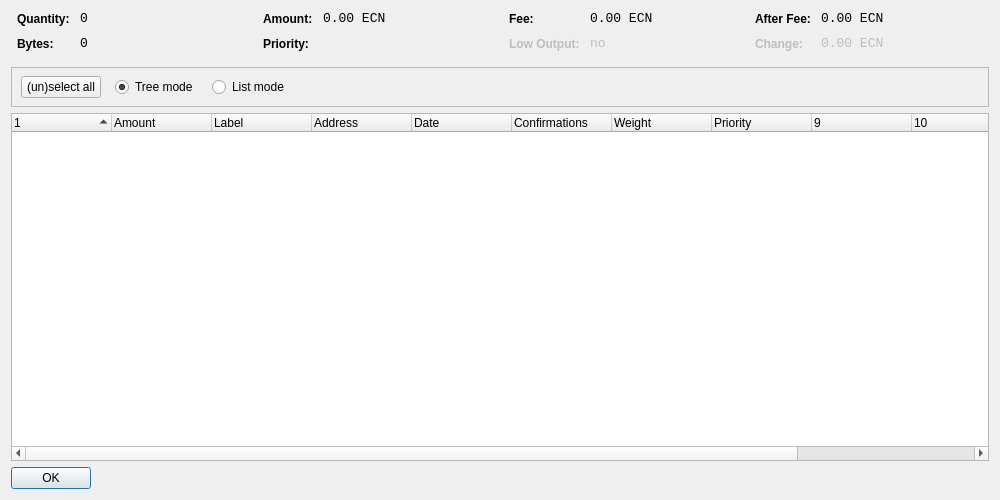
<?xml version="1.0" encoding="UTF-8"?>
<ui version="4.0">
 <class>CoinControlDialog</class>
 <widget class="QWidget" name="CoinControlDialog">
  <property name="geometry">
   <rect>
    <x>0</x>
    <y>0</y>
    <width>1000</width>
    <height>500</height>
   </rect>
  </property>
  <property name="windowTitle">
   <string>Coin Control</string>
  </property>
  <layout class="QVBoxLayout" name="verticalLayout">
   <item>
    <layout class="QHBoxLayout" name="horizontalLayoutTop" stretch="0,0,0,0">
     <property name="topMargin">
      <number>0</number>
     </property>
     <property name="bottomMargin">
      <number>10</number>
     </property>
     <item>
      <layout class="QFormLayout" name="formLayoutCoinControl1">
       <property name="horizontalSpacing">
        <number>10</number>
       </property>
       <property name="verticalSpacing">
        <number>10</number>
       </property>
       <property name="leftMargin">
        <number>6</number>
       </property>
       <property name="rightMargin">
        <number>6</number>
       </property>
       <item row="0" column="0">
        <widget class="QLabel" name="labelCoinControlQuantityText">
         <property name="styleSheet">
          <string notr="true">font-weight:bold;</string>
         </property>
         <property name="text">
          <string>Quantity:</string>
         </property>
        </widget>
       </item>
       <item row="0" column="1">
        <widget class="QLabel" name="labelCoinControlQuantity">
         <property name="font">
          <font>
           <family>Monospace</family>
           <pointsize>10</pointsize>
          </font>
         </property>
         <property name="cursor">
          <cursorShape>IBeamCursor</cursorShape>
         </property>
         <property name="contextMenuPolicy">
          <enum>Qt::ActionsContextMenu</enum>
         </property>
         <property name="text">
          <string notr="true">0</string>
         </property>
         <property name="textInteractionFlags">
          <set>Qt::LinksAccessibleByMouse|Qt::TextSelectableByKeyboard|Qt::TextSelectableByMouse</set>
         </property>
        </widget>
       </item>
       <item row="1" column="0">
        <widget class="QLabel" name="labelCoinControlBytesText">
         <property name="styleSheet">
          <string notr="true">font-weight:bold;</string>
         </property>
         <property name="text">
          <string>Bytes:</string>
         </property>
        </widget>
       </item>
       <item row="1" column="1">
        <widget class="QLabel" name="labelCoinControlBytes">
         <property name="font">
          <font>
           <family>Monospace</family>
           <pointsize>10</pointsize>
          </font>
         </property>
         <property name="cursor">
          <cursorShape>IBeamCursor</cursorShape>
         </property>
         <property name="contextMenuPolicy">
          <enum>Qt::ActionsContextMenu</enum>
         </property>
         <property name="text">
          <string notr="true">0</string>
         </property>
         <property name="textInteractionFlags">
          <set>Qt::LinksAccessibleByMouse|Qt::TextSelectableByKeyboard|Qt::TextSelectableByMouse</set>
         </property>
        </widget>
       </item>
      </layout>
     </item>
     <item>
      <layout class="QFormLayout" name="formLayoutCoinControl2">
       <property name="horizontalSpacing">
        <number>10</number>
       </property>
       <property name="verticalSpacing">
        <number>10</number>
       </property>
       <property name="leftMargin">
        <number>6</number>
       </property>
       <property name="rightMargin">
        <number>6</number>
       </property>
       <item row="0" column="0">
        <widget class="QLabel" name="labelCoinControlAmountText">
         <property name="styleSheet">
          <string notr="true">font-weight:bold;</string>
         </property>
         <property name="text">
          <string>Amount:</string>
         </property>
        </widget>
       </item>
       <item row="0" column="1">
        <widget class="QLabel" name="labelCoinControlAmount">
         <property name="font">
          <font>
           <family>Monospace</family>
           <pointsize>10</pointsize>
          </font>
         </property>
         <property name="cursor">
          <cursorShape>IBeamCursor</cursorShape>
         </property>
         <property name="contextMenuPolicy">
          <enum>Qt::ActionsContextMenu</enum>
         </property>
         <property name="text">
          <string notr="true">0.00 ECN</string>
         </property>
         <property name="textInteractionFlags">
          <set>Qt::LinksAccessibleByMouse|Qt::TextSelectableByKeyboard|Qt::TextSelectableByMouse</set>
         </property>
        </widget>
       </item>
       <item row="1" column="0">
        <widget class="QLabel" name="labelCoinControlPriorityText">
         <property name="styleSheet">
          <string notr="true">font-weight:bold;</string>
         </property>
         <property name="text">
          <string>Priority:</string>
         </property>
        </widget>
       </item>
       <item row="1" column="1">
        <widget class="QLabel" name="labelCoinControlPriority">
         <property name="font">
          <font>
           <family>Monospace</family>
           <pointsize>10</pointsize>
          </font>
         </property>
         <property name="cursor">
          <cursorShape>IBeamCursor</cursorShape>
         </property>
         <property name="contextMenuPolicy">
          <enum>Qt::ActionsContextMenu</enum>
         </property>
         <property name="text">
          <string/>
         </property>
         <property name="textInteractionFlags">
          <set>Qt::LinksAccessibleByMouse|Qt::TextSelectableByKeyboard|Qt::TextSelectableByMouse</set>
         </property>
        </widget>
       </item>
      </layout>
     </item>
     <item>
      <layout class="QFormLayout" name="formLayoutCoinControl3">
       <property name="horizontalSpacing">
        <number>10</number>
       </property>
       <property name="verticalSpacing">
        <number>10</number>
       </property>
       <property name="leftMargin">
        <number>6</number>
       </property>
       <property name="rightMargin">
        <number>6</number>
       </property>
       <item row="0" column="0">
        <widget class="QLabel" name="labelCoinControlFeeText">
         <property name="styleSheet">
          <string notr="true">font-weight:bold;</string>
         </property>
         <property name="text">
          <string>Fee:</string>
         </property>
        </widget>
       </item>
       <item row="0" column="1">
        <widget class="QLabel" name="labelCoinControlFee">
         <property name="font">
          <font>
           <family>Monospace</family>
           <pointsize>10</pointsize>
          </font>
         </property>
         <property name="cursor">
          <cursorShape>IBeamCursor</cursorShape>
         </property>
         <property name="contextMenuPolicy">
          <enum>Qt::ActionsContextMenu</enum>
         </property>
         <property name="text">
          <string notr="true">0.00 ECN</string>
         </property>
         <property name="textInteractionFlags">
          <set>Qt::LinksAccessibleByMouse|Qt::TextSelectableByKeyboard|Qt::TextSelectableByMouse</set>
         </property>
        </widget>
       </item>
       <item row="1" column="0">
        <widget class="QLabel" name="labelCoinControlLowOutputText">
         <property name="enabled">
          <bool>false</bool>
         </property>
         <property name="styleSheet">
          <string notr="true">font-weight:bold;</string>
         </property>
         <property name="text">
          <string>Low Output:</string>
         </property>
        </widget>
       </item>
       <item row="1" column="1">
        <widget class="QLabel" name="labelCoinControlLowOutput">
         <property name="enabled">
          <bool>false</bool>
         </property>
         <property name="font">
          <font>
           <family>Monospace</family>
           <pointsize>10</pointsize>
          </font>
         </property>
         <property name="cursor">
          <cursorShape>IBeamCursor</cursorShape>
         </property>
         <property name="contextMenuPolicy">
          <enum>Qt::ActionsContextMenu</enum>
         </property>
         <property name="text">
          <string>no</string>
         </property>
         <property name="textInteractionFlags">
          <set>Qt::LinksAccessibleByMouse|Qt::TextSelectableByKeyboard|Qt::TextSelectableByMouse</set>
         </property>
        </widget>
       </item>
      </layout>
     </item>
     <item>
      <layout class="QFormLayout" name="formLayoutCoinControl4">
       <property name="horizontalSpacing">
        <number>10</number>
       </property>
       <property name="verticalSpacing">
        <number>10</number>
       </property>
       <property name="leftMargin">
        <number>6</number>
       </property>
       <property name="rightMargin">
        <number>6</number>
       </property>
       <item row="0" column="0">
        <widget class="QLabel" name="labelCoinControlAfterFeeText">
         <property name="styleSheet">
          <string notr="true">font-weight:bold;</string>
         </property>
         <property name="text">
          <string>After Fee:</string>
         </property>
        </widget>
       </item>
       <item row="0" column="1">
        <widget class="QLabel" name="labelCoinControlAfterFee">
         <property name="font">
          <font>
           <family>Monospace</family>
           <pointsize>10</pointsize>
          </font>
         </property>
         <property name="cursor">
          <cursorShape>IBeamCursor</cursorShape>
         </property>
         <property name="contextMenuPolicy">
          <enum>Qt::ActionsContextMenu</enum>
         </property>
         <property name="text">
          <string notr="true">0.00 ECN</string>
         </property>
         <property name="textInteractionFlags">
          <set>Qt::LinksAccessibleByMouse|Qt::TextSelectableByKeyboard|Qt::TextSelectableByMouse</set>
         </property>
        </widget>
       </item>
       <item row="1" column="0">
        <widget class="QLabel" name="labelCoinControlChangeText">
         <property name="enabled">
          <bool>false</bool>
         </property>
         <property name="styleSheet">
          <string notr="true">font-weight:bold;</string>
         </property>
         <property name="text">
          <string>Change:</string>
         </property>
        </widget>
       </item>
       <item row="1" column="1">
        <widget class="QLabel" name="labelCoinControlChange">
         <property name="enabled">
          <bool>false</bool>
         </property>
         <property name="font">
          <font>
           <family>Monospace</family>
           <pointsize>10</pointsize>
          </font>
         </property>
         <property name="cursor">
          <cursorShape>IBeamCursor</cursorShape>
         </property>
         <property name="contextMenuPolicy">
          <enum>Qt::ActionsContextMenu</enum>
         </property>
         <property name="text">
          <string notr="true">0.00 ECN</string>
         </property>
         <property name="textInteractionFlags">
          <set>Qt::LinksAccessibleByMouse|Qt::TextSelectableByKeyboard|Qt::TextSelectableByMouse</set>
         </property>
        </widget>
       </item>
      </layout>
     </item>
    </layout>
   </item>
   <item>
    <widget class="QFrame" name="frame">
     <property name="minimumSize">
      <size>
       <width>0</width>
       <height>40</height>
      </size>
     </property>
     <property name="frameShape">
      <enum>QFrame::StyledPanel</enum>
     </property>
     <property name="frameShadow">
      <enum>QFrame::Sunken</enum>
     </property>
     <widget class="QWidget" name="horizontalLayoutWidget">
      <property name="geometry">
       <rect>
        <x>10</x>
        <y>0</y>
        <width>781</width>
        <height>41</height>
       </rect>
      </property>
      <layout class="QHBoxLayout" name="horizontalLayoutPanel" stretch="0,0,0,0">
       <property name="spacing">
        <number>14</number>
       </property>
       <item>
        <widget class="QPushButton" name="pushButtonSelectAll">
         <property name="sizePolicy">
          <sizepolicy hsizetype="Maximum" vsizetype="Fixed">
           <horstretch>0</horstretch>
           <verstretch>0</verstretch>
          </sizepolicy>
         </property>
         <property name="text">
          <string>(un)select all</string>
         </property>
        </widget>
       </item>
       <item>
        <widget class="QRadioButton" name="radioTreeMode">
         <property name="sizePolicy">
          <sizepolicy hsizetype="Maximum" vsizetype="Fixed">
           <horstretch>0</horstretch>
           <verstretch>0</verstretch>
          </sizepolicy>
         </property>
         <property name="text">
          <string>Tree mode</string>
         </property>
         <property name="checked">
          <bool>true</bool>
         </property>
        </widget>
       </item>
       <item>
        <widget class="QRadioButton" name="radioListMode">
         <property name="sizePolicy">
          <sizepolicy hsizetype="Maximum" vsizetype="Fixed">
           <horstretch>0</horstretch>
           <verstretch>0</verstretch>
          </sizepolicy>
         </property>
         <property name="text">
          <string>List mode</string>
         </property>
        </widget>
       </item>
       <item>
        <spacer name="horizontalSpacer">
         <property name="orientation">
          <enum>Qt::Horizontal</enum>
         </property>
         <property name="sizeHint" stdset="0">
          <size>
           <width>40</width>
           <height>20</height>
          </size>
         </property>
        </spacer>
       </item>
      </layout>
     </widget>
    </widget>
   </item>
   <item>
    <widget class="CoinControlTreeWidget" name="treeWidget">
     <property name="contextMenuPolicy">
      <enum>Qt::CustomContextMenu</enum>
     </property>
     <property name="sortingEnabled">
      <bool>false</bool>
     </property>
     <property name="columnCount">
      <number>12</number>
     </property>
     <attribute name="headerShowSortIndicator" stdset="0">
      <bool>true</bool>
     </attribute>
     <attribute name="headerStretchLastSection">
      <bool>false</bool>
     </attribute>
     <column>
      <property name="text">
       <string/>
      </property>
     </column>
     <column>
      <property name="text">
       <string>Amount</string>
      </property>
     </column>
     <column>
      <property name="text">
       <string>Label</string>
      </property>
     </column>
     <column>
      <property name="text">
       <string>Address</string>
      </property>
     </column>
     <column>
      <property name="text">
       <string>Date</string>
      </property>
     </column>
     <column>
      <property name="text">
       <string>Confirmations</string>
      </property>
      <property name="toolTip">
       <string>Confirmed</string>
      </property>
     </column>
     <column>
      <property name="text">
       <string>Weight</string>
      </property>
     </column>
     <column>
      <property name="text">
       <string>Priority</string>
      </property>
     </column>
     <column>
      <property name="text">
       <string/>
      </property>
     </column>
     <column>
      <property name="text">
       <string/>
      </property>
     </column>
     <column>
      <property name="text">
       <string/>
      </property>
     </column>
     <column>
      <property name="text">
       <string/>
      </property>
     </column>
    </widget>
   </item>
   <item>
    <widget class="QDialogButtonBox" name="buttonBox">
     <property name="sizePolicy">
      <sizepolicy hsizetype="Maximum" vsizetype="Fixed">
       <horstretch>0</horstretch>
       <verstretch>0</verstretch>
      </sizepolicy>
     </property>
     <property name="orientation">
      <enum>Qt::Horizontal</enum>
     </property>
     <property name="standardButtons">
      <set>QDialogButtonBox::Ok</set>
     </property>
    </widget>
   </item>
  </layout>
 </widget>
 <customwidgets>
  <customwidget>
   <class>CoinControlTreeWidget</class>
   <extends>QTreeWidget</extends>
   <header>coincontroltreewidget.h</header>
  </customwidget>
 </customwidgets>
 <resources/>
 <connections/>
</ui>
